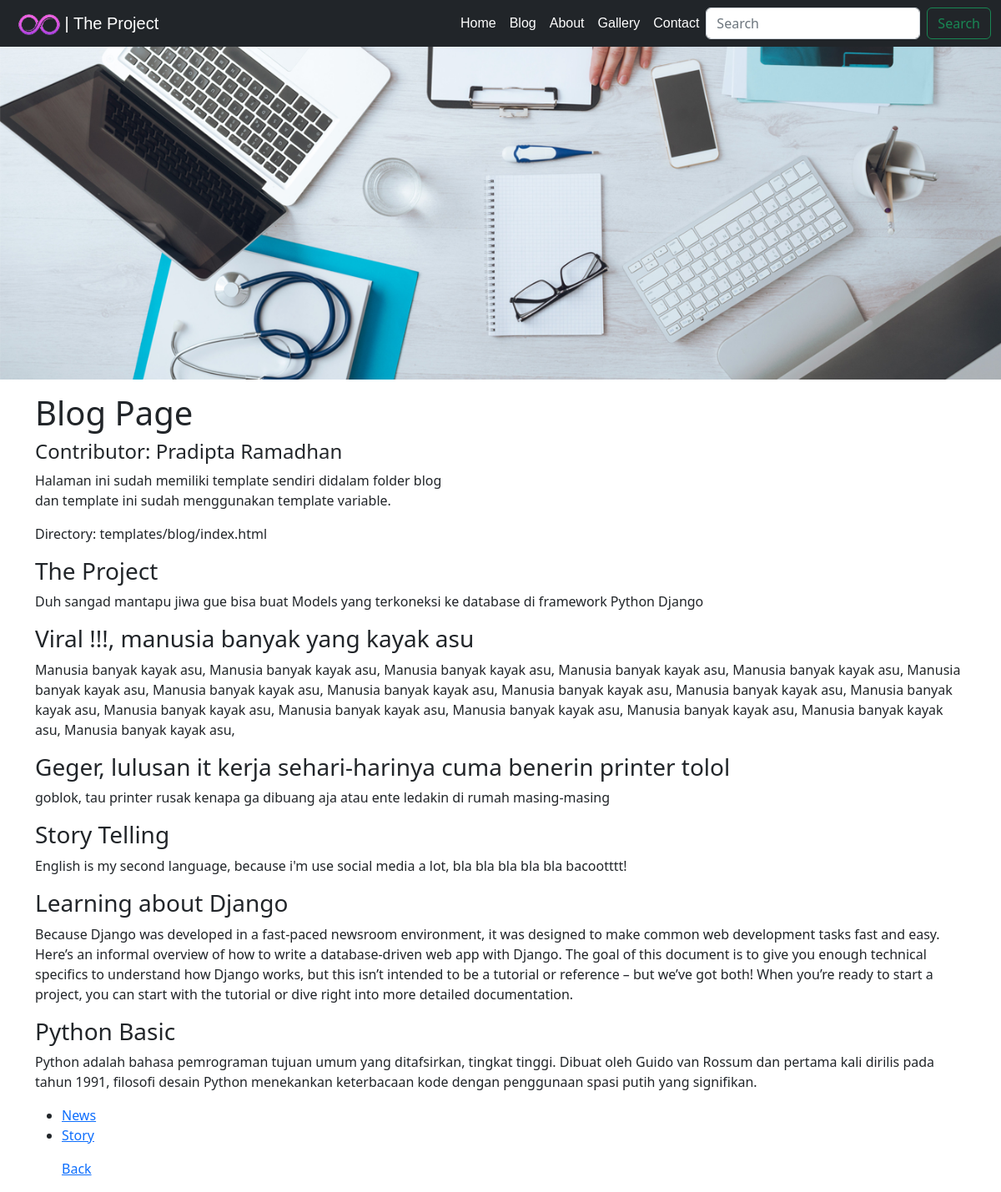
Screenshot of /blog/ with the database file from the repository.
### blog/models.py (models this page shows, shortened)
class Post(models.Model):
    title = models.CharField(max_length=255, blank=True)
    body = models.TextField()
    email = models.EmailField(default='example@web.com') # <-- default digunakan seperti halnya "placeholder" / bisa berguna juga disaat data sebelumnya belum memiliki field tertentu jadi disaat kita ingin menambahkan field lagi didata lama, maka field barunya harus di kasih nilai default.
    address = models.CharField(max_length=100, blank=True)
    postTime = models.DateTimeField(auto_now_add=True) # <-- hanya akan bisa dilihat di database waktu postnya, saat di terminal untuk "auto_now_add=True" ini ikuti saja instruksi yang diberikan agar berjalan atau bisa di migrate.
    categories = models.CharField(max_length=100, blank=True)

### blog/views.py (the view)
# urls.py: path('', views.index), # <--Dalam include urls (dari url app ke-> url project, nama route-nya tidak perlu diisi lagi) agar tidak double route.
def index(request): #<--request itu sudah otomatis langsung membaca folder templates, yang mana sebelumnya sudah ter set di settings.py
    posts = Post.objects.all()  #<-- Query untuk mengambil semua data yang ada pada models class.
    context = { # <--Template Variable
        'title':'Blog',
        'contributor':'Pradipta Ramadhan',
        'directory':'templates/blog/index.html',
        'posts':posts,
        'nav':[ # <--Template Tags (Method: link:name in nav)
            ['/blog/news','News'],
            ['/blog/story','Story']
        ]
    }
    return render(request,'blog/index.html', context) #<--Include context to html file

### blog/templates/blog/index.html (shortened to what this page needs)
{% load static %}
<!DOCTYPE html>
<html lang="en">
<head>
    <link rel="stylesheet" type="text/css" href="{% static "css/style.css" %}">
    <link rel="stylesheet" type="text/css" href="{% static "vendor/bootstrap/bootstrap.css" %}">
    <link rel="stylesheet" type="text/css" href="{% static "vendor/bootstrap/bootstrap.min.css" %}">
</head>
<body>
    <nav class="navbar navbar-expand-lg bg-dark fixed-top" id="myNav">
        <div class="container-fluid">
          <a class="navbar-brand" href="/" style="color: white;">
            <img style="width: 50px;" src="{% static "img/icon2.png" %}" alt=""> | The Project
          </a>
          <div class="collapse navbar-collapse" id="navbarSupportedContent">
            <ul class="navbar-nav ms-auto mb-2 mb-lg-0 bg-dark">
              <li class="nav-item">
                <a class="nav-link active text-white" aria-current="page" href="/">Home</a>
              </li>
              <li class="nav-item">
                <a class="nav-link active text-white" aria-current="page" href="/blog">Blog</a>
              </li>
              <li class="nav-item">
                <a class="nav-link active text-white" aria-current="page" href="/about">About</a>
              </li>
              <li class="nav-item">
                <a class="nav-link active text-white" aria-current="page" href="/gallery">Gallery</a>
              </li>
              <li class="nav-item">
                <a class="nav-link active text-white" aria-current="page" href="#">Contact</a>
              </li>
            </ul>
            <form class="d-flex" role="search">
              <input class="form-control me-2" type="search" placeholder="Search" aria-label="Search">
              <button class="btn btn-outline-success" type="submit">Search</button>
            </form>
          </div>
        </div>
    </nav>
    <img style="width: 100%;" src="{% static "blog/img/blog.png" %}" alt="">
    <div class="container">
        <h1 class="mt-3">{{ title }} Page</h1>
        <h4>Contributor: {{ contributor }}</h4>
        <p>Halaman ini sudah memiliki template sendiri didalam folder blog
            <br>dan template ini sudah menggunakan template variable.
        </p>
        <p>Directory: {{ directory }}</p>
        {% for varPost in posts %}
            <h3>{{ varPost.title }}</h3>
            <p>{{ varPost.body }}</p>
        {% endfor %}
        <ul>
            {% for link, name in nav %}
                <li>
                    <a href=" {{link}} " title="">{{name}}</a>
                </li>
            {% endfor %}
        </ul>
        <ul>
            <a href="/" title="">Back</a>
    </ul>
    </div>
</body>
</html>

### static/css/style.css (style rules this page uses)
nav ul { background-color: navajowhite; list-style-type: none; overflow: hidden; margin: 10; padding: 0; }
nav ul li { float: left; }
nav a { color: crimson; font-family: Arial, Helvetica, sans-serif; padding: 10px 10px; text-decoration: none; }

### rows the page displays
Post: title "The Project", body "Duh sangad mantapu jiwa gue bisa buat Models yang terkoneksi ke database di framework Python Django"
Post: title "Viral !!!, manusia banyak yang kayak asu", body "Manusia banyak kayak asu, Manusia banyak kayak asu, Manusia banyak kayak asu, Manusia banyak kayak asu, Manusia banyak kayak asu, Manusia banyak kayak asu, Manusia banyak kayak asu, Manusia banyak kayak asu, Manusia banyak kayak asu, Manusia banyak kayak asu, Manusia banyak kayak asu, Manusia banyak kayak asu, Manusia banyak kayak asu, Manusia banyak kayak asu, Manusia banyak kayak asu, Manusia banyak kayak asu, Manusia banyak kayak asu,"
Post: title "Geger, lulusan it kerja sehari-harinya cuma benerin printer tolol", body "goblok, tau printer rusak kenapa ga dibuang aja atau ente ledakin di rumah masing-masing"
Post: title "Story Telling", body "English is my second language, because i'm use social media a lot, bla bla bla bla bla bacootttt!"
Post: title "Learning about Django", body "Because Django was developed in a fast-paced newsroom environment, it was designed to make common web development tasks fast and easy. Here’s an informal overview of how to write a database-driven web app with Django. The goal of this document is to give you enough technical specifics to understand how Django works, but this isn’t intended to be a tutorial or reference – but we’ve got both! When you’re ready to start a project, you can start with the tutorial or dive right into more detailed documentation."
Post: title "Python Basic", body "Python adalah bahasa pemrograman tujuan umum yang ditafsirkan, tingkat tinggi. Dibuat oleh Guido van Rossum dan pertama kali dirilis pada tahun 1991, filosofi desain Python menekankan keterbacaan kode dengan penggunaan spasi putih yang signifikan."

### other values shown
{{ title }} "Blog"
{{ contributor }} "Pradipta Ramadhan"
{{ directory }} "templates/blog/index.html"
{{ name }} "News" "Story"
